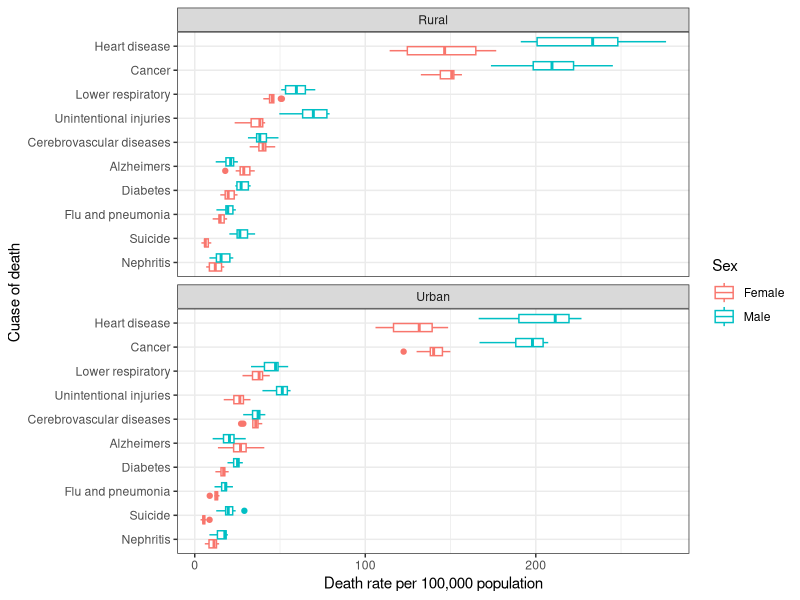
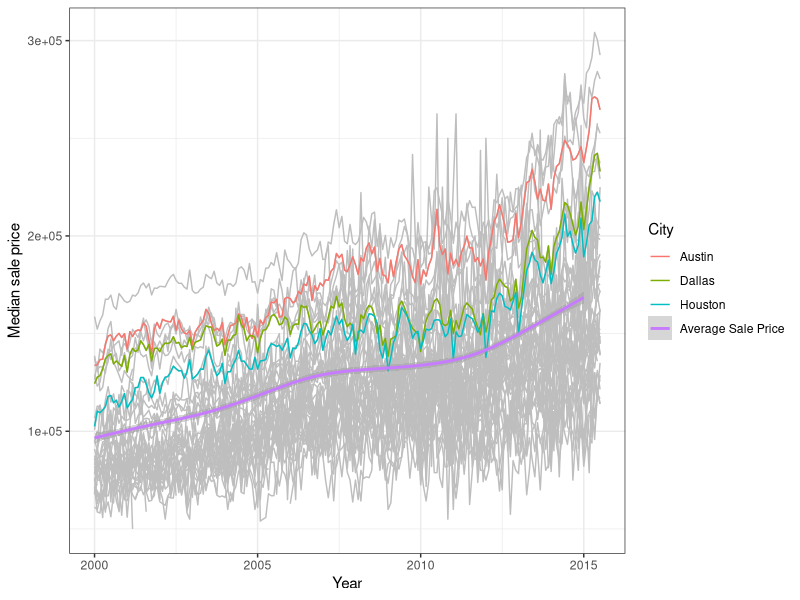
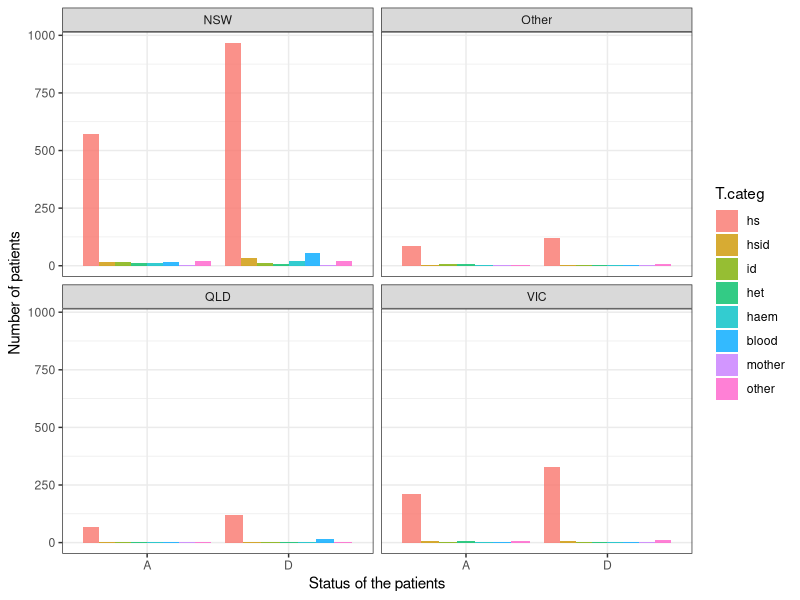
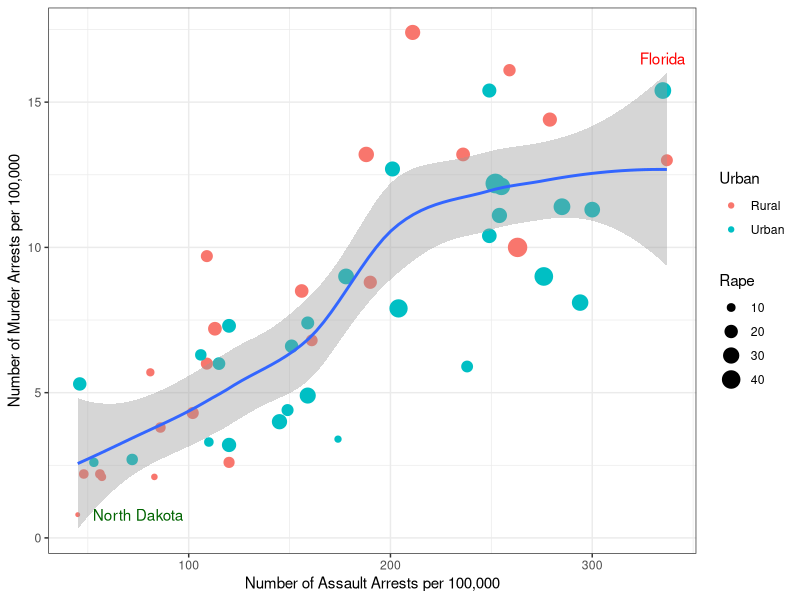

Here is the R script that generated these plots, in order:
## ---- chunk 1
library(tidyverse)
## ---- chunk 2
library(lattice)
data("USRegionalMortality")
## ---- chunk 3
USRegionalMortality %>% 
  ggplot(., aes(x = reorder(Cause, Rate, FUN = mean), y = Rate, color = Sex)) +
  geom_boxplot() +
  coord_flip() +
  facet_wrap(~Status, nrow = 2) +
  ylab('Death rate per 100,000 population') +
  xlab('Cuase of death') +
  theme(legend.position = 'top') +
  theme_bw()

# Rank of mortality rate by disease
USRegionalMortality %>% 
  group_by(Cause) %>% 
  summarise(average = mean(Rate, na.rm = TRUE)) %>% 
  arrange(desc(average))

# Rank of motality rate in heart disease and cancer by region
USRegionalMortality %>% 
  filter(Cause %in% c('Heart disease', 'Cancer')) %>% 
  group_by(Region) %>% 
  arrange(desc(Rate))
## ---- chunk 4
library(ggplot2)
data("txhousing")
## ---- chunk 5
# Top 3 cities that have the largest total value of sales during period of 2000 to 2015
txhousing %>% 
  group_by(city) %>% 
  summarise(total = sum(volume, na.rm = TRUE)) %>%
  filter(rank(desc(total)) <= 3)

newtxhousing <- 
  txhousing %>% 
  group_by(city) %>% 
  filter(city %in% c('Austin', 'Dallas', 'Houston'))

ggplot() +
  geom_line(data = txhousing, aes(x = date, y = median, group = city), color = 'grey') +
  geom_line(data = newtxhousing, aes(x = date, y = median, color = city)) +
  geom_smooth(data = txhousing, aes(x = year, y = median, color = 'purple')) + 
  scale_color_discrete(name = "City", breaks=c('Austin', 'Dallas', 'Houston', 'purple'),
                       labels=c('Austin', 'Dallas', 'Houston', 'Average Sale Price')) +
  xlab('Year') +
  ylab('Median sale price') +
  theme_bw()
  
# Top months in terms of yearly number of sales 
txhousing %>% 
  group_by(year, month) %>% 
  summarise(totalsales_month = sum(sales, na.rm = T)) %>% 
  group_by(year) %>% 
  mutate(totalsales_year = sum(totalsales_month),
         percentage = totalsales_month/totalsales_year) %>% 
  filter(rank(desc(percentage)) <= 3) %>% 
  group_by(month) %>% 
  summarise(count = n()) %>% 
  arrange(desc(count))
## ---- chunk 6
library(MASS)
data("Aids2")
## ---- chunk 7
Aids2 %>% 
ggplot() + 
  geom_bar(aes(x = status, fill = T.categ), position = "dodge", alpha = 0.8) +
  facet_wrap(~ state) +
  xlab('Status of the patients') +
  ylab('Number of patients') +
  theme_bw()

# Survival rate in terms of states
Aids2 %>% 
  group_by(status, state) %>% 
  summarise(total = n()) %>% 
  group_by(state) %>% 
  mutate(percentage = total/sum(total)) %>% 
  arrange(desc(percentage)) %>% 
  filter(status == "A")

# Average life time since diagnosis
Aids2 %>% 
  filter(status == "D") %>% 
  mutate(duration = death - diag) %>% 
  summarise(mean(duration))
## ---- chunk 8
library(datasets)
data("USArrests")
## ---- chunk 9
# Top 3 the most dangerous states
USArrests %>% 
  rownames_to_column('state') %>% 
  mutate(TotalCrimeRate = rowSums(USArrests[, c(1:2,4)])) %>% 
  filter(rank(desc(TotalCrimeRate)) <= 3) %>% 
  column_to_rownames('state')

# Top 3 the safest states
USArrests %>% 
  rownames_to_column('state') %>% 
  mutate(TotalCrimeRate = rowSums(USArrests[, c(1:2,4)])) %>% 
  filter(rank(TotalCrimeRate) <= 3) %>% 
  column_to_rownames('state')

USArrests %>% 
  mutate(Urban = ifelse(UrbanPop > 65, "Urban", "Rural")) %>% 
  ggplot(aes(y = Murder, x = Assault)) +
  geom_point(aes(size = Rape, color = Urban)) +
  geom_smooth() +
  annotate('text', label='Florida', x = 335, y = 16.5, color='red') +
  annotate('text', label='North Dakota', x = 75, y = 0.8, color='dark green') +
  xlab('Number of Assault Arrests per 100,000') +
  ylab('Number of Murder Arrests per 100,000') +
  theme_bw()
  
